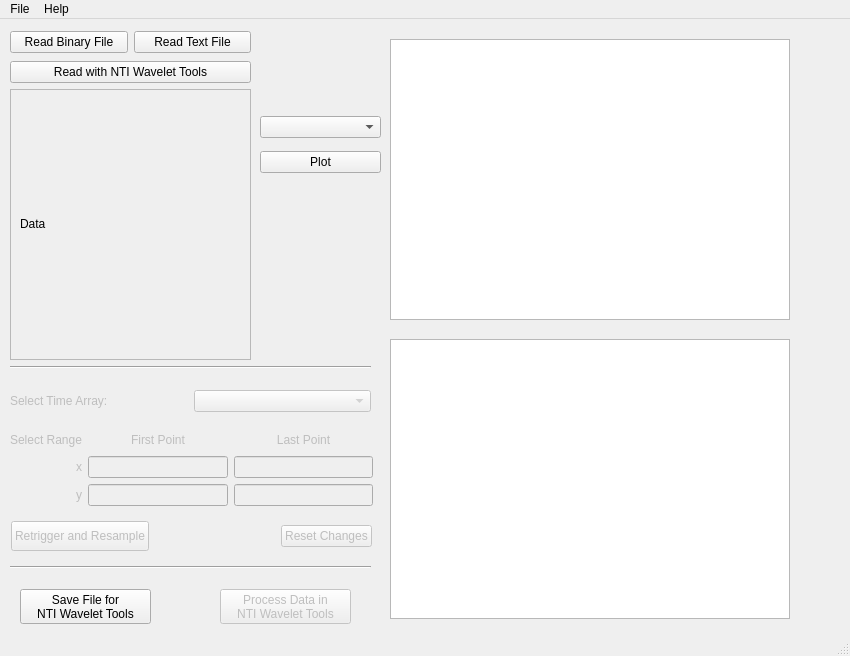
<?xml version="1.0" encoding="UTF-8"?>
<ui version="4.0">
 <class>MainWindow</class>
 <widget class="QMainWindow" name="MainWindow">
  <property name="geometry">
   <rect>
    <x>0</x>
    <y>0</y>
    <width>850</width>
    <height>656</height>
   </rect>
  </property>
  <property name="windowTitle">
   <string>NTI Wavelet Preprocessing Tool</string>
  </property>
  <widget class="QWidget" name="centralwidget">
   <widget class="PlotWidget" name="graph">
    <property name="geometry">
     <rect>
      <x>390</x>
      <y>20</y>
      <width>400</width>
      <height>281</height>
     </rect>
    </property>
   </widget>
   <widget class="QScrollArea" name="scroll">
    <property name="geometry">
     <rect>
      <x>10</x>
      <y>70</y>
      <width>241</width>
      <height>271</height>
     </rect>
    </property>
    <property name="widgetResizable">
     <bool>true</bool>
    </property>
    <widget class="QWidget" name="scrollAreaWidgetContents">
     <property name="geometry">
      <rect>
       <x>0</x>
       <y>0</y>
       <width>239</width>
       <height>269</height>
      </rect>
     </property>
     <layout class="QVBoxLayout" name="verticalLayout">
      <item>
       <widget class="QLabel" name="label">
        <property name="sizePolicy">
         <sizepolicy hsizetype="Fixed" vsizetype="Fixed">
          <horstretch>0</horstretch>
          <verstretch>0</verstretch>
         </sizepolicy>
        </property>
        <property name="autoFillBackground">
         <bool>false</bool>
        </property>
        <property name="text">
         <string>Data</string>
        </property>
       </widget>
      </item>
     </layout>
    </widget>
   </widget>
   <widget class="QWidget" name="layoutWidget">
    <property name="geometry">
     <rect>
      <x>260</x>
      <y>90</y>
      <width>121</width>
      <height>71</height>
     </rect>
    </property>
    <layout class="QVBoxLayout" name="verticalLayout_2">
     <item>
      <widget class="QComboBox" name="plotOptions"/>
     </item>
     <item>
      <widget class="QPushButton" name="plotButton">
       <property name="text">
        <string>Plot</string>
       </property>
      </widget>
     </item>
    </layout>
   </widget>
   <widget class="QWidget" name="layoutWidget">
    <property name="geometry">
     <rect>
      <x>10</x>
      <y>10</y>
      <width>241</width>
      <height>58</height>
     </rect>
    </property>
    <layout class="QGridLayout" name="gridLayout">
     <item row="0" column="0">
      <layout class="QHBoxLayout" name="horizontalLayout_2">
       <item>
        <widget class="QPushButton" name="buttonRead_Binary">
         <property name="text">
          <string>Read Binary File</string>
         </property>
        </widget>
       </item>
       <item>
        <widget class="QPushButton" name="buttonRead_Text">
         <property name="text">
          <string>Read Text File</string>
         </property>
        </widget>
       </item>
      </layout>
     </item>
     <item row="1" column="0">
      <layout class="QHBoxLayout" name="horizontalLayout">
       <item>
        <widget class="QPushButton" name="buttonRead_NWT">
         <property name="text">
          <string>Read with NTI Wavelet Tools</string>
         </property>
        </widget>
       </item>
      </layout>
     </item>
    </layout>
   </widget>
   <widget class="PlotWidget" name="zoomed_graph">
    <property name="geometry">
     <rect>
      <x>390</x>
      <y>320</y>
      <width>400</width>
      <height>280</height>
     </rect>
    </property>
   </widget>
   <widget class="Line" name="line">
    <property name="geometry">
     <rect>
      <x>10</x>
      <y>340</y>
      <width>361</width>
      <height>16</height>
     </rect>
    </property>
    <property name="orientation">
     <enum>Qt::Horizontal</enum>
    </property>
   </widget>
   <widget class="QWidget" name="layoutWidget">
    <property name="enabled">
     <bool>false</bool>
    </property>
    <property name="geometry">
     <rect>
      <x>10</x>
      <y>410</y>
      <width>363</width>
      <height>77</height>
     </rect>
    </property>
    <layout class="QGridLayout" name="gridLayout_2">
     <item row="1" column="0">
      <widget class="QLabel" name="label_4">
       <property name="enabled">
        <bool>false</bool>
       </property>
       <property name="text">
        <string>x</string>
       </property>
       <property name="alignment">
        <set>Qt::AlignRight|Qt::AlignTrailing|Qt::AlignVCenter</set>
       </property>
      </widget>
     </item>
     <item row="0" column="2">
      <widget class="QLabel" name="label_3">
       <property name="enabled">
        <bool>false</bool>
       </property>
       <property name="text">
        <string>Last Point</string>
       </property>
       <property name="alignment">
        <set>Qt::AlignCenter</set>
       </property>
      </widget>
     </item>
     <item row="0" column="1">
      <widget class="QLabel" name="label_2">
       <property name="enabled">
        <bool>false</bool>
       </property>
       <property name="text">
        <string>First Point</string>
       </property>
       <property name="alignment">
        <set>Qt::AlignCenter</set>
       </property>
      </widget>
     </item>
     <item row="1" column="1">
      <widget class="QLineEdit" name="x_first">
       <property name="enabled">
        <bool>false</bool>
       </property>
      </widget>
     </item>
     <item row="1" column="2">
      <widget class="QLineEdit" name="x_last">
       <property name="enabled">
        <bool>false</bool>
       </property>
      </widget>
     </item>
     <item row="2" column="0">
      <widget class="QLabel" name="label_5">
       <property name="enabled">
        <bool>false</bool>
       </property>
       <property name="text">
        <string>y</string>
       </property>
       <property name="alignment">
        <set>Qt::AlignRight|Qt::AlignTrailing|Qt::AlignVCenter</set>
       </property>
      </widget>
     </item>
     <item row="2" column="1">
      <widget class="QLineEdit" name="y_first">
       <property name="enabled">
        <bool>false</bool>
       </property>
      </widget>
     </item>
     <item row="2" column="2">
      <widget class="QLineEdit" name="y_last">
       <property name="enabled">
        <bool>false</bool>
       </property>
      </widget>
     </item>
     <item row="0" column="0">
      <widget class="QLabel" name="label_7">
       <property name="enabled">
        <bool>false</bool>
       </property>
       <property name="text">
        <string>Select Range</string>
       </property>
      </widget>
     </item>
    </layout>
   </widget>
   <widget class="QWidget" name="layoutWidget">
    <property name="enabled">
     <bool>false</bool>
    </property>
    <property name="geometry">
     <rect>
      <x>10</x>
      <y>370</y>
      <width>361</width>
      <height>25</height>
     </rect>
    </property>
    <layout class="QHBoxLayout" name="horizontalLayout_3">
     <item>
      <widget class="QLabel" name="label_6">
       <property name="enabled">
        <bool>false</bool>
       </property>
       <property name="text">
        <string>&lt;html&gt;&lt;head/&gt;&lt;body&gt;&lt;p&gt;Select Time Array:&lt;/p&gt;&lt;/body&gt;&lt;/html&gt;</string>
       </property>
      </widget>
     </item>
     <item>
      <widget class="QComboBox" name="defaultTime">
       <property name="enabled">
        <bool>false</bool>
       </property>
      </widget>
     </item>
    </layout>
   </widget>
   <widget class="Line" name="line_2">
    <property name="geometry">
     <rect>
      <x>10</x>
      <y>540</y>
      <width>361</width>
      <height>16</height>
     </rect>
    </property>
    <property name="orientation">
     <enum>Qt::Horizontal</enum>
    </property>
   </widget>
   <widget class="QPushButton" name="nwt_saveButton">
    <property name="geometry">
     <rect>
      <x>20</x>
      <y>570</y>
      <width>131</width>
      <height>35</height>
     </rect>
    </property>
    <property name="minimumSize">
     <size>
      <width>0</width>
      <height>35</height>
     </size>
    </property>
    <property name="text">
     <string>Save File for 
NTI Wavelet Tools</string>
    </property>
   </widget>
   <widget class="QWidget" name="layoutWidget">
    <property name="enabled">
     <bool>false</bool>
    </property>
    <property name="geometry">
     <rect>
      <x>11</x>
      <y>501</y>
      <width>361</width>
      <height>32</height>
     </rect>
    </property>
    <layout class="QHBoxLayout" name="horizontalLayout_4">
     <item>
      <widget class="QPushButton" name="retrigger_resampleButton">
       <property name="enabled">
        <bool>false</bool>
       </property>
       <property name="minimumSize">
        <size>
         <width>0</width>
         <height>30</height>
        </size>
       </property>
       <property name="text">
        <string>Retrigger and Resample</string>
       </property>
      </widget>
     </item>
     <item>
      <spacer name="horizontalSpacer">
       <property name="enabled">
        <bool>false</bool>
       </property>
       <property name="orientation">
        <enum>Qt::Horizontal</enum>
       </property>
       <property name="sizeHint" stdset="0">
        <size>
         <width>40</width>
         <height>20</height>
        </size>
       </property>
      </spacer>
     </item>
     <item>
      <widget class="QPushButton" name="resetButton">
       <property name="enabled">
        <bool>false</bool>
       </property>
       <property name="text">
        <string>Reset Changes</string>
       </property>
      </widget>
     </item>
    </layout>
   </widget>
   <widget class="QPushButton" name="nwtButton">
    <property name="enabled">
     <bool>false</bool>
    </property>
    <property name="geometry">
     <rect>
      <x>220</x>
      <y>570</y>
      <width>131</width>
      <height>35</height>
     </rect>
    </property>
    <property name="minimumSize">
     <size>
      <width>0</width>
      <height>35</height>
     </size>
    </property>
    <property name="text">
     <string>Process Data in 
NTI Wavelet Tools</string>
    </property>
   </widget>
  </widget>
  <widget class="QMenuBar" name="menubar">
   <property name="geometry">
    <rect>
     <x>0</x>
     <y>0</y>
     <width>850</width>
     <height>21</height>
    </rect>
   </property>
   <widget class="QMenu" name="menuFile">
    <property name="title">
     <string>File</string>
    </property>
    <addaction name="menuRead_Binary"/>
    <addaction name="menuRead_Text"/>
    <addaction name="menuRead_NWT"/>
   </widget>
   <widget class="QMenu" name="menuHelp">
    <property name="title">
     <string>Help</string>
    </property>
    <addaction name="actionFunctional_Specification"/>
   </widget>
   <addaction name="menuFile"/>
   <addaction name="menuHelp"/>
  </widget>
  <widget class="QStatusBar" name="statusbar"/>
  <action name="actionRead_Binary_File">
   <property name="text">
    <string>Read Binary File</string>
   </property>
  </action>
  <action name="actionRead_Text_File">
   <property name="text">
    <string>Read Text File</string>
   </property>
  </action>
  <action name="actionRead_Binary">
   <property name="text">
    <string>Read Binary File</string>
   </property>
  </action>
  <action name="actionRead_Text">
   <property name="text">
    <string>Read Text File</string>
   </property>
  </action>
  <action name="menuRead_Binary">
   <property name="text">
    <string>Read Binary File</string>
   </property>
  </action>
  <action name="menuRead_Text">
   <property name="text">
    <string>Read Text File</string>
   </property>
  </action>
  <action name="actionASDEX">
   <property name="text">
    <string>ASDEX</string>
   </property>
  </action>
  <action name="actionJET">
   <property name="text">
    <string>JET</string>
   </property>
  </action>
  <action name="menuRead_NWT">
   <property name="text">
    <string>NTI Wavelet Tools</string>
   </property>
  </action>
  <action name="actionFunctional_Specification">
   <property name="text">
    <string>Functional Specification</string>
   </property>
  </action>
 </widget>
 <customwidgets>
  <customwidget>
   <class>PlotWidget</class>
   <extends>QGraphicsView</extends>
   <header>pyqtgraph</header>
  </customwidget>
 </customwidgets>
 <resources/>
 <connections/>
</ui>
